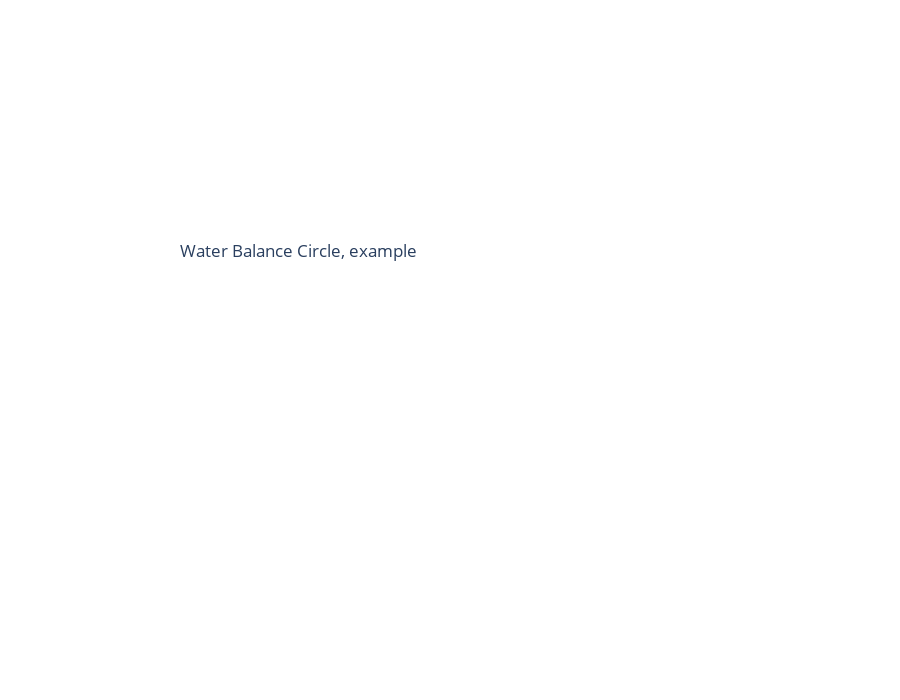
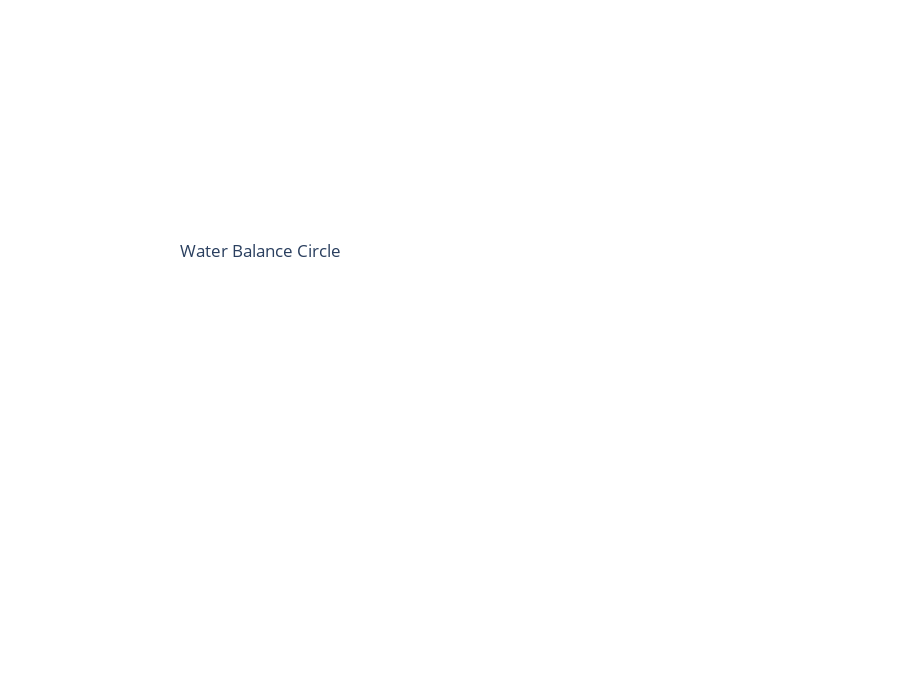
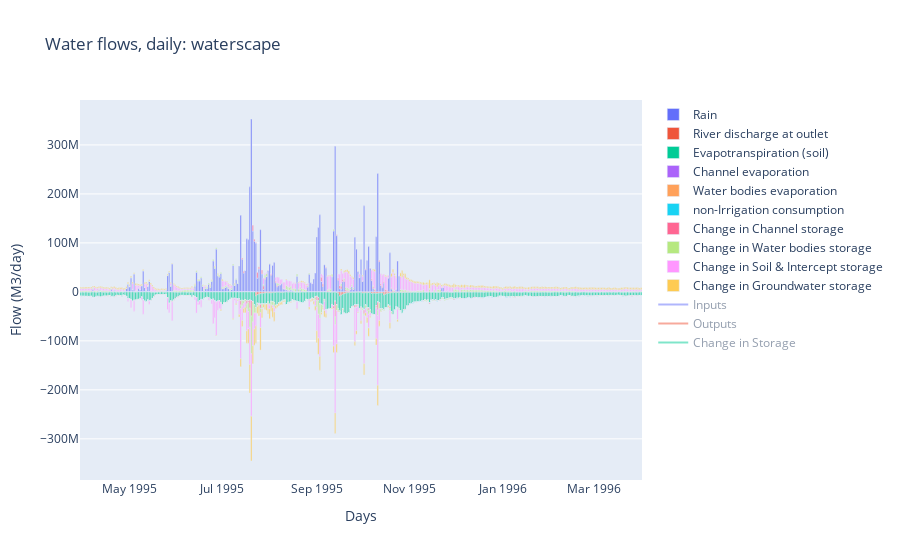
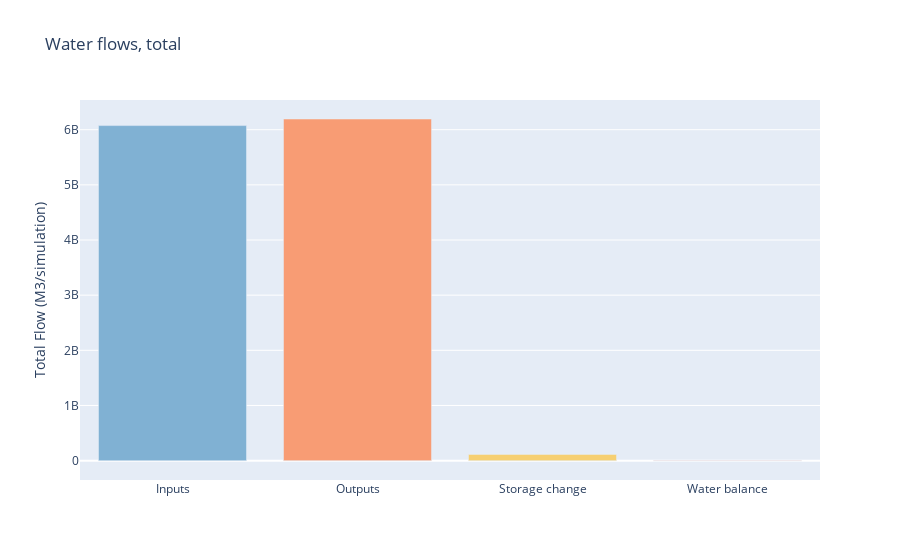

The cell these charts' notebook holds for them, in order:
### Markdown cell above
# Overall Water Balance

### Code cell
discharge_included = False

X = Dates_simulation[2:]


fig_Waterscape = go.Figure()
fig_Waterscape.update_layout(title = 'Water flows, daily: waterscape',
                  xaxis_title = 'Days',
                  yaxis_title = 'Flow (M3/day)',
                  barmode='relative')

Total_input, Total_output, Total_change = [],[],[]
labels_out, parents_out, values_out = [], [], []
Input_daily, Output_daily, Change_daily = np.zeros(len(X)), np.zeros(len(X)), np.zeros(len(X))

Input_current = WB['Input']
Output_current = WB['Output']
Storage_current = WB['Storage']

VARS = [[Input_current, 'Inputs', Total_input, 1, '', Input_daily], 
        [Output_current, 'Outputs', Total_output, -1, '', Output_daily], 
        [Storage_current, 'Storage', Total_change, -1, ' Change', Change_daily] ]

Y_select = []
for VAR in VARS:

    for Var in VAR[0]:

        if VAR[1] == 'Outputs' and not discharge_included:
            Y = FLOWS_simulated[0] * 60*60*24
            Y = Y[2:]
            
            Y_select.append([Y, 'River discharge at outlet'])
            
            VAR[5] += Y
            VAR[2].append(np.sum(Y))
            
            fig_Waterscape.add_trace(go.Bar(
                y = Y*VAR[3],
                x = X,
                name = 'River discharge at outlet'))

            labels_out.append('River discharge at outlet')
            parents_out.append(VAR[1])
            values_out.append(np.sum(Y))

            discharge_included = True

        # Put original Y into Select chart
        Y = Var[1]
        Y = Y[2:]
        Y_select.append([Y,Var[0]])

        if VAR[1] == 'Storage':
            
            preY = np.append(Y[0], Var[1][:-1]) 
            Y = Y - preY[2:]
            
            labels_out.append(Var[0]+VAR[4])
            parents_out.append(VAR[1]+VAR[4]])
            values_out.append(abs(np.sum(Y)))
            
            
            #values_change_circle = [abs(i) for i in VARS[2][2]] #abs(VARS[2][2])
            #labels_change_circle = [storage_change_VARS[0] for storage_change_VARS in VARS[2][0]]
            #parents_change_circle = ['Storage flow']*len(labels_change_circle)
            
            
            
        else:
            labels_out.append(Var[0]+VAR[4])
            parents_out.append(VAR[1])
            values_out.append(np.sum(Y))

            
        VAR[2].append(np.sum(Y)) # Sum of a single variable, over the simulation period
        VAR[5] += Y              # The daily total sum for all variables of a type: Inputs, Outputs, Change
        
    
        fig_Waterscape.add_trace(go.Bar(
            y = Y*VAR[3],
            x = X,
            name = Var[0]+VAR[4]))

        
    line = go.Scatter(x=X, y=Y_select[0][0])
    updatemenus = [{'buttons': [{'method': 'restyle','label': i[1],'args': [{'y': [i[0]]}]} for i in Y_select], 
                    'direction': 'down', 'pad':{"r": 10, "t": 10}, 'showactive': True, 'x':0.2, 'xanchor':'left', 'y':1.225, 'yanchor':'top'}]

    layout = go.Layout(
        updatemenus=updatemenus,
        title = 'Specific flows and storages',
        xaxis_title = 'Days',
        yaxis_title = 'Volume (M3) or Flow (M3/day)')

    figure = go.Figure(data=[line], layout=layout)
    
total_input = sum(Total_input)
total_input_adjusted = total_input + Y_diffPumping
total_output = sum(Total_output)
total_change = sum(Total_change)

balance = total_input_adjusted - total_output - total_change
magnitude_change = np.sum([abs(i) for i in VARS[2][2]])
print('magnitude_change', magnitude_change)

percent_accurate_WB = 100*(balance) / (0.5*total_input_adjusted + 0.5*abs(total_change) + 0.5*total_output)



labels_Circle_main =    ['Inputs',              'Outputs',            'Storage change',     'Balance',            'Adjusted pumping'] + labels_out 
parents_Circle_main =   ['Water flows total',   'Water flows total',  'Water flows total',  'Water flows total', 'Inputs']           + parents_out
#values_Circle_main =    [total_input_adjusted,  total_output,         abs(total_change),    balance,               Y_diffPumping    ] + values_out 
values_Circle_main =    [total_input_adjusted,  total_output,         magnitude_change,    abs(balance),               Y_diffPumping    ] + values_out 
colors_Circle_main =    ['rgb(128,177,211)',    'rgb(248,156,116)',   'rgb(246,207,113)',   'rgb(246,207,113)',   'rgb(251,128,114)']
colors_bar = colors_Circle_main[:-2]+[colors_Circle_main[-1]]

print(labels_Circle_main)
print(parents_Circle_main)
print(values_Circle_main)
print(values_Circle_main[-4:])
print(np.sum(values_Circle_main[-4:]))


print(len(labels_Circle_main))
print(len(parents_Circle_main))
print(len(values_Circle_main))

labels  =labels_Circle_main
parents =parents_Circle_main
values  =values_Circle_main

# Try an alternattive way of creating the sunburst, the previous version wouldn't allow for hiding small labels,
import plotly.express as px

# Circle 

d={'labels':labels, 'parents':parents, 'values':values} #, 'colors':colors_circle}
df = pd.DataFrame(data=d)
fig = px.sunburst(df, names='labels', parents='parents', values='values')
fig.update_layout(uniformtext=dict(minsize=15, mode='hide'))
fig.update_layout(height=700, title='Water Balance Circle')
fig.update_layout(
    title={'y':0.65, 'x':0.2, 'xanchor': 'left', 'yanchor': 'top'})

                          
# Circle, example, 40x storage

# Water balance circle, example:
# Create an example graph, increasing change in Storage
d={'labels':labels, 'parents':parents, 'values':values} #, 'colors':colors_circle}
#Change the vaule for storage
d['values'][2]*=40
df = pd.DataFrame(data=d)
fig_example = px.sunburst(df, names='labels', parents='parents', values='values')
fig_example.update_layout(uniformtext=dict(minsize=15, mode='hide'))
fig_example.update_layout(height=700, title='Water Balance Circle, example')
fig_example.update_layout(
    title={'y':0.65, 'x':0.2, 'xanchor': 'left', 'yanchor': 'top'})
#fig.update_traces(hoverinfo=['labels','percent root','value'])
fig_example.show()




# Bar chart, total, water balance

Bar_WB=go.Figure(go.Bar(x=['Inputs', 'Outputs', 'Storage change', 'Water balance'], y=[total_input_adjusted, total_output, abs(total_change), balance],marker=dict(color=colors_bar)))
Bar_WB.update_layout(title = 'Water flows, total',
                  yaxis_title = 'Total Flow (M3/simulation) ')


# Line graph, and lines on Water Balance, waterscape
Line_WB = go.Figure()
for VAR in VARS:
    
    # Line graph
    
    Line_WB.add_trace(go.Scatter(x=X, y=VAR[3]*VAR[5], fill='tozeroy', name=VAR[1]+VAR[4]))
    
    # Waterscape
    
    fig_Waterscape.add_trace(go.Scatter(x=X, y=VAR[3]*VAR[5], name=VAR[1]+VAR[4], visible='legendonly'))
    #fig_WB.add_trace(go.Scatter(x=X, y=VAR[3]*VAR[5], fill='tozeroy', name=VAR[4]+VAR[1]))
    
    
# Table
# intialise data of lists.
data = {'Water flows, total':['Inputs', 'Outputs', 'Storage Change', 'Balance', 'Balance over all flows (%):'],'BMC':[  total_input_adjusted/1_000_000_000,   total_output/1_000_000_000,   total_change/1_000_000_000,   balance/1_000_000_000, percent_accurate_WB]}
# Create DataFrame
df = pd.DataFrame(data)
df=df.style.set_table_styles([{'selector': 'th', 'props': [('font-size', '15pt')]}]).set_properties(**{"font-size": "15pt"}).hide_index()
 
    
# Print the exxamples.
fig.show()
fig_Waterscape.show()
Bar_WB.show()
Line_WB.show()
df

### Figure 1 — Plotly figure (JSON) as saved in the notebook; plotly's stock layout.template omitted (floating-point values rounded to 4 significant figures)
{"data": [{"domain": {"x": [0, 1], "y": [0, 1]}, "hovertemplate": "labels=%{label}<br>value=%{value}<br>parent=%{parent}<extra></extra>", "labels": ["Inputs", "Outputs", "Storage change", "Balance", "Adjusted pumping", "Rain", "River discharge at outlet", "Evapotranspiration (soil)", "Channel evaporation", "Water bodies evaporation", "non-Irrigation consumption", "Change in Channel storage", "Change in Water bodies storage", "Change in Soil & Intercept storage", "Change in Groundwater storage"], "name": "", "parents": ["Water flows total", "Water flows total", "Water flows total", "Water flows total", "Inputs", "Inputs", "Outputs", "Outputs", "Outputs", "Outputs", "Outputs", "Change in Storage", "Change in Storage", "Change in Storage", "Change in Storage"], "type": "sunburst", "values": [6074757668, 6194215280, 11736312320, 6798076, 16368164, 6058389504, 205395616, 5745247232, 53176564, 135928432, 54467436, 457344, 122852816, 79723520, 90374144]}], "layout": {"height": 700, "legend": {"tracegroupgap": 0}, "margin": {"t": 60}, "title": {"text": "Water Balance Circle, example", "x": 0.2, "xanchor": "left", "y": 0.65, "yanchor": "top"}, "uniformtext": {"minsize": 15, "mode": "hide"}}}

### Figure 2 — Plotly figure (JSON) as saved in the notebook; plotly's stock layout.template omitted (floating-point values rounded to 4 significant figures)
{"data": [{"domain": {"x": [0, 1], "y": [0, 1]}, "hovertemplate": "labels=%{label}<br>value=%{value}<br>parent=%{parent}<extra></extra>", "labels": ["Inputs", "Outputs", "Storage change", "Balance", "Adjusted pumping", "Rain", "River discharge at outlet", "Evapotranspiration (soil)", "Channel evaporation", "Water bodies evaporation", "non-Irrigation consumption", "Change in Channel storage", "Change in Water bodies storage", "Change in Soil & Intercept storage", "Change in Groundwater storage"], "name": "", "parents": ["Water flows total", "Water flows total", "Water flows total", "Water flows total", "Inputs", "Inputs", "Outputs", "Outputs", "Outputs", "Outputs", "Outputs", "Change in Storage", "Change in Storage", "Change in Storage", "Change in Storage"], "type": "sunburst", "values": [6074757668, 6194215280, 293407808, 6798076, 16368164, 6058389504, 205395616, 5745247232, 53176564, 135928432, 54467436, 457344, 122852816, 79723520, 90374144]}], "layout": {"height": 700, "legend": {"tracegroupgap": 0}, "margin": {"t": 60}, "title": {"text": "Water Balance Circle", "x": 0.2, "xanchor": "left", "y": 0.65, "yanchor": "top"}, "uniformtext": {"minsize": 15, "mode": "hide"}}}

### Figure 3 — Plotly figure (JSON) as saved in the notebook; plotly's stock layout.template omitted (floating-point values rounded to 4 significant figures; data arrays with more than 128 entries replaced by an {"elided": "..."} marker saying what was removed)
{"data": [{"name": "Rain", "type": "bar", "x": {"elided": "369 str values"}, "y": {"elided": "369 float values"}}, {"name": "River discharge at outlet", "type": "bar", "x": {"elided": "369 str values"}, "y": {"elided": "369 float values"}}, {"name": "Evapotranspiration (soil)", "type": "bar", "x": {"elided": "369 str values"}, "y": {"elided": "369 float values"}}, {"name": "Channel evaporation", "type": "bar", "x": {"elided": "369 str values"}, "y": {"elided": "369 float values"}}, {"name": "Water bodies evaporation", "type": "bar", "x": {"elided": "369 str values"}, "y": {"elided": "369 float values"}}, {"name": "non-Irrigation consumption", "type": "bar", "x": {"elided": "369 str values"}, "y": {"elided": "369 float values"}}, {"name": "Change in Channel storage", "type": "bar", "x": {"elided": "369 str values"}, "y": {"elided": "369 float values"}}, {"name": "Change in Water bodies storage", "type": "bar", "x": {"elided": "369 str values"}, "y": {"elided": "369 int values"}}, {"name": "Change in Soil & Intercept storage", "type": "bar", "x": {"elided": "369 str values"}, "y": {"elided": "369 int values"}}, {"name": "Change in Groundwater storage", "type": "bar", "x": {"elided": "369 str values"}, "y": {"elided": "369 int values"}}, {"name": "Inputs", "type": "scatter", "visible": "legendonly", "x": {"elided": "369 str values"}, "y": {"elided": "369 float values"}}, {"name": "Outputs", "type": "scatter", "visible": "legendonly", "x": {"elided": "369 str values"}, "y": {"elided": "369 float values"}}, {"name": "Change in Storage", "type": "scatter", "visible": "legendonly", "x": {"elided": "369 str values"}, "y": {"elided": "369 float values"}}], "layout": {"barmode": "relative", "title": {"text": "Water flows, daily: waterscape"}, "xaxis": {"title": {"text": "Days"}}, "yaxis": {"title": {"text": "Flow (M3/day)"}}}}

### Figure 4 — Plotly figure (JSON) as saved in the notebook; plotly's stock layout.template omitted (floating-point values rounded to 4 significant figures)
{"data": [{"marker": {"color": ["rgb(128,177,211)", "rgb(248,156,116)", "rgb(246,207,113)", "rgb(251,128,114)"]}, "type": "bar", "x": ["Inputs", "Outputs", "Storage change", "Water balance"], "y": [6074757668, 6194215280, 112659536, -6798076]}], "layout": {"title": {"text": "Water flows, total"}, "yaxis": {"title": {"text": "Total Flow (M3/simulation) "}}}}
